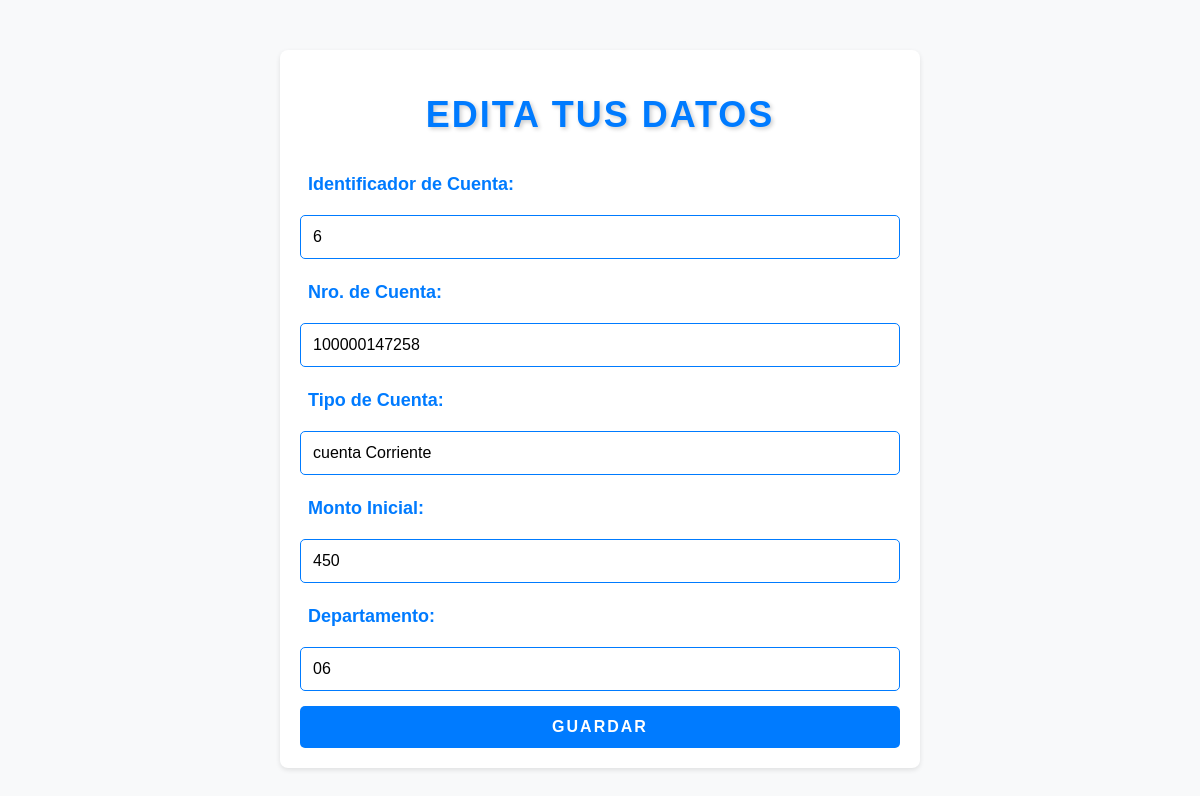
The page /pregunta_2/editar.php?idCuenta=6 on the database its author committed.
### tables this page shows
CREATE TABLE `cuenta` (
  `idCuenta` int(20) NOT NULL,
  `nroCuenta` varchar(30) NOT NULL,
  `tipoCuenta` varchar(20) NOT NULL,
  `departamento` varchar(20) NOT NULL,
  `monto` int(20) NOT NULL,
  `idBanco` int(20) NOT NULL,
  `idUsuario` int(20) NOT NULL
);

### pregunta_2/editar.php (the view, shortened to what this page needs)
<?php
include "conexion.inc.php";
$idCuenta = $_GET["idCuenta"];
$sql = "SELECT * FROM cuenta WHERE idCuenta ='" .$idCuenta."'";
$resultado = mysqli_query($con, $sql);
$fila=mysqli_fetch_array($resultado);
?>
<!DOCTYPE html>
<html lang="en">
<head>
    <link rel="stylesheet" href="estilos/formulario.css">
</head>
<body>
    <div class="container">
        <h1>EDITA TUS DATOS</h1>
        <form action="guardaEdicion.php" method="GET">
            <label>Identificador de Cuenta: </label>
            <input type="text" name = "idCuenta" value="<?php echo $fila['idCuenta']?>" readonly/>
            <label>Nro. de Cuenta: </label>
            <input type="text" name = "nroCuenta" value="<?php echo $fila['nroCuenta']?>"/>
            <label>Tipo de Cuenta: </label>
            <input type="text" name = "tipoCuenta" value="<?php echo $fila['tipoCuenta']?>"/>
            <label>Monto Inicial: </label>
            <input type="text" name = "monto" value="<?php echo $fila['monto']?>"/>
            <label>Departamento: </label>
            <input type="text" name = "departamento" value="<?php echo $fila['departamento']?>"/>
            <input type="submit" name = "Guardar" value="GUARDAR"/>
        </form>
    </div>
</body>
</html>

### pregunta_2/estilos/formulario.css (style rules this page uses)
body { font-family: Arial, sans-serif; background-color: #f8f9fa; margin: 0; padding: 0; }
.container { width: 80%; max-width: 600px; margin: 50px auto; background-color: #fff; padding: 20px; border-radius: 8px; box-shadow: 0 2px 5px rgba(0, 0, 0, 0.1); }
h1 { text-align: center; color: #007bff; font-size: 36px; margin-bottom: 30px; text-transform: uppercase; letter-spacing: 2px; text-shadow: 2px 2px 4px rgba(0, 0, 0, 0.2); }
form { margin-top: 20px; }
label { display: block; margin-bottom: 12px; padding: 8px; font-size: 18px; font-weight: bold; color: #007bff; }
input[type="text"] { width: 100%; padding: 12px; font-size: 16px; border: 1px solid #007bff; border-radius: 5px; box-sizing: border-box; margin-bottom: 15px; transition: border-color 0.3s ease; }
input[type="submit"] { display: block; width: 100%; padding: 12px; font-size: 16px; font-weight: bold; text-transform: uppercase; letter-spacing: 2px; color: #fff; background-color: #007bff; border: none; border-radius: 5px; cursor: pointer; transition: background-color 0.3s ease; }

### rows shown on the page
cuenta: idCuenta "6", nroCuenta "100000147258", tipoCuenta "cuenta Corriente", monto "450", departamento "06"
